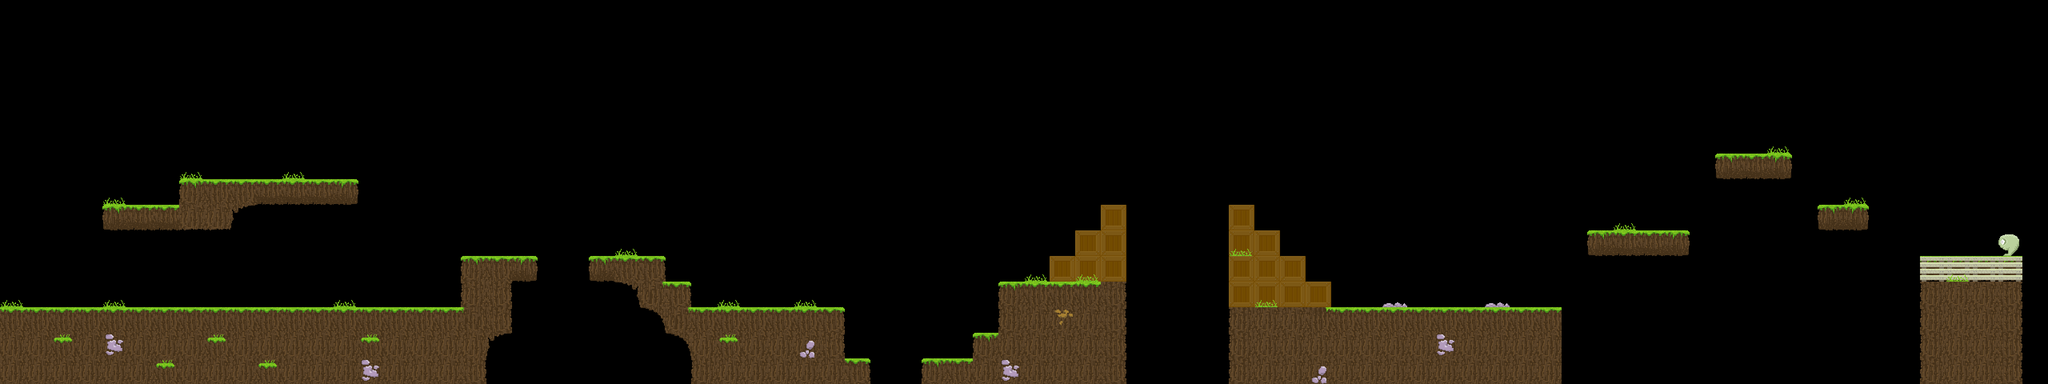

A level layout from a 2D game, rendered from its tile map. Below: a short description, then the map file with its tile-grid data intact:
An orthogonal 80x15 tile map with 64x64 px tiles, 2 tile layers (blockedLayer, backgroundLayer) and 22 objects.

<map version="1.0" orientation="orthogonal" renderorder="right-down" width="80" height="15" tilewidth="64" tileheight="64" nextobjectid="24">
 <tileset firstgid="1" name="tiles" tilewidth="64" tileheight="64" tilecount="64" columns="8">
  <image source="tiles.png" width="512" height="512" />
 </tileset>
 <layer name="blockedLayer" width="80" height="15">
  <data encoding="csv">
0,0,0,0,0,0,0,0,0,0,0,0,0,0,0,0,0,0,0,0,0,0,0,0,0,0,0,0,0,0,0,0,0,0,0,0,0,0,0,0,0,0,0,0,0,0,0,0,0,0,0,0,0,0,0,0,0,0,0,0,0,0,0,0,0,0,0,0,0,0,0,0,0,0,0,0,0,0,0,0,
0,0,0,0,0,0,0,0,0,0,0,0,0,0,0,0,0,0,0,0,0,0,0,0,0,0,0,0,0,0,0,0,0,0,0,0,0,0,0,0,0,0,0,0,0,0,0,0,0,0,0,0,0,0,0,0,0,0,0,0,0,0,0,0,0,0,0,0,0,0,0,0,0,0,0,0,0,0,0,0,
0,0,0,0,0,0,0,0,0,0,0,0,0,0,0,0,0,0,0,0,0,0,0,0,0,0,0,0,0,0,0,0,0,0,0,0,0,0,0,0,0,0,0,0,0,0,0,0,0,0,0,0,0,0,0,0,0,0,0,0,0,0,0,0,0,0,0,0,0,0,0,0,0,0,0,0,0,0,0,0,
0,0,0,0,0,0,0,0,0,0,0,0,0,0,0,0,0,0,0,0,0,0,0,0,0,0,0,0,0,0,0,0,0,0,0,0,0,0,0,0,0,0,0,0,0,0,0,0,0,0,0,0,0,0,0,0,0,0,0,0,0,0,0,0,0,0,0,0,0,0,0,0,0,0,0,0,0,0,0,0,
0,0,0,0,0,0,0,0,0,0,0,0,0,0,0,0,0,0,0,0,0,0,0,0,0,0,0,0,0,0,0,0,0,0,0,0,0,0,0,0,0,0,0,0,0,0,0,0,0,0,0,0,0,0,0,0,0,0,0,0,0,0,0,0,0,0,0,0,0,0,0,0,0,0,0,0,0,0,0,0,
0,0,0,0,0,0,0,0,0,0,0,0,0,0,0,0,0,0,0,0,0,0,0,0,0,0,0,0,0,0,0,0,0,0,0,0,0,0,0,0,0,0,0,0,0,0,0,0,0,0,0,0,0,0,0,0,0,0,0,0,0,0,0,0,0,0,0,0,0,0,0,0,0,0,0,0,0,0,0,0,
0,0,0,0,0,0,0,0,0,0,0,0,0,0,0,0,0,0,0,0,0,0,0,0,0,0,0,0,0,0,0,0,0,0,0,0,0,0,0,0,0,0,0,0,0,0,0,0,0,0,0,0,0,0,0,0,0,0,0,0,0,0,0,0,0,0,0,22,23,63,0,0,0,0,0,0,0,0,0,0,
0,0,0,0,0,0,0,3,1,1,23,23,23,63,0,0,0,0,0,0,0,0,0,0,0,0,0,0,0,0,0,0,0,0,0,0,0,0,0,0,0,0,0,0,0,0,0,0,0,0,0,0,0,0,0,0,0,0,0,0,0,0,0,0,0,0,0,0,0,0,0,0,0,0,0,0,0,0,0,0,
0,0,0,0,22,23,23,10,10,56,0,0,0,0,0,0,0,0,0,0,0,0,0,0,0,0,0,0,0,0,0,0,0,0,0,0,0,0,0,0,0,0,0,7,0,0,0,0,7,0,0,0,0,0,0,0,0,0,0,0,0,0,0,0,0,0,0,0,0,0,0,22,63,0,0,0,0,0,0,0,
0,0,0,0,0,0,0,0,0,0,0,0,0,0,0,0,0,0,0,0,0,0,0,0,0,0,0,0,0,0,0,0,0,0,0,0,0,0,0,0,0,0,7,7,0,0,0,0,7,7,0,0,0,0,0,0,0,0,0,0,0,0,22,23,23,63,0,0,0,0,0,0,0,0,0,0,0,0,52,0,
0,0,0,0,0,0,0,0,0,0,0,0,0,0,0,0,0,0,3,1,63,0,0,22,1,2,0,0,0,0,0,0,0,0,0,0,0,0,0,0,0,7,7,7,0,0,0,0,7,7,7,0,0,0,0,0,0,0,0,0,0,0,0,0,0,0,0,0,0,0,0,0,0,0,0,46,46,46,46,0,
0,0,0,0,0,0,0,0,0,0,0,0,0,0,0,0,0,0,4,6,0,0,0,0,13,61,2,0,0,0,0,0,0,0,0,0,0,0,0,3,1,1,1,6,0,0,0,0,7,7,7,7,0,0,0,0,0,0,0,0,0,0,0,0,0,0,0,0,0,0,0,0,0,0,0,4,5,5,6,0,
1,1,1,1,1,1,1,1,1,1,1,1,1,1,1,1,1,1,62,6,0,0,0,0,0,55,61,1,1,1,1,1,2,0,0,0,0,0,0,4,5,50,5,6,0,0,0,0,4,5,5,30,1,1,1,1,1,1,1,1,1,0,0,0,0,0,0,0,0,0,0,0,0,0,0,4,5,5,6,0,
5,5,28,5,49,5,5,5,28,5,5,5,5,5,28,5,5,5,5,56,0,0,0,0,0,0,55,5,28,5,5,48,11,0,0,0,0,0,3,5,5,5,5,6,0,0,0,0,4,5,5,5,5,5,5,5,49,5,5,5,5,0,0,0,0,0,0,0,0,0,0,0,0,0,0,4,5,5,6,0,
5,5,5,5,5,5,28,5,5,5,28,5,5,5,49,5,5,5,6,0,0,0,0,0,0,0,0,4,5,5,5,5,5,2,0,0,3,1,5,49,5,5,5,6,0,0,0,0,4,5,5,48,5,5,5,5,5,5,5,5,5,0,0,0,0,0,0,0,0,0,0,0,0,0,0,4,5,5,6,0
</data>
 </layer>
 <layer name="backgroundLayer" width="80" height="15">
  <data encoding="csv">
0,0,0,0,0,0,0,0,0,0,0,0,0,0,0,0,0,0,0,0,0,0,0,0,0,0,0,0,0,0,0,0,0,0,0,0,0,0,0,0,0,0,0,0,0,0,0,0,0,0,0,0,0,0,0,0,0,0,0,0,0,0,0,0,0,0,0,0,0,0,0,0,0,0,0,0,0,0,0,0,
0,0,0,0,0,0,0,0,0,0,0,0,0,0,0,0,0,0,0,0,0,0,0,0,0,0,0,0,0,0,0,0,0,0,0,0,0,0,0,0,0,0,0,0,0,0,0,0,0,0,0,0,0,0,0,0,0,0,0,0,0,0,0,0,0,0,0,0,0,0,0,0,0,0,0,0,0,0,0,0,
0,0,0,0,0,0,0,0,0,0,0,0,0,0,0,0,0,0,0,0,0,0,0,0,0,0,0,0,0,0,0,0,0,0,0,0,0,0,0,0,0,0,0,0,0,0,0,0,0,0,0,0,0,0,0,0,0,0,0,0,0,0,0,0,0,0,0,0,0,0,0,0,0,0,0,0,0,0,0,0,
0,0,0,0,0,0,0,0,0,0,0,0,0,0,0,0,0,0,0,0,0,0,0,0,0,0,0,0,0,0,0,0,0,0,0,0,0,0,0,0,0,0,0,0,0,0,0,0,0,0,0,0,0,0,0,0,0,0,0,0,0,0,0,0,0,0,0,0,0,0,0,0,0,0,0,0,0,0,0,0,
0,0,0,0,0,0,0,0,0,0,0,0,0,0,0,0,0,0,0,0,0,0,0,0,0,0,0,0,0,0,0,0,0,0,0,0,0,0,0,0,0,0,0,0,0,0,0,0,0,0,0,0,0,0,0,0,0,0,0,0,0,0,0,0,0,0,0,0,0,0,0,0,0,0,0,0,0,0,0,0,
0,0,0,0,0,0,0,0,0,0,0,0,0,0,0,0,0,0,0,0,0,0,0,0,0,0,0,0,0,0,0,0,0,0,0,0,0,0,0,0,0,0,0,0,0,0,0,0,0,0,0,0,0,0,0,0,0,0,0,0,0,0,0,0,0,0,0,0,0,29,0,0,0,0,0,0,0,0,0,0,
0,0,0,0,0,0,0,29,0,0,0,29,0,0,0,0,0,0,0,0,0,0,0,0,0,0,0,0,0,0,0,0,0,0,0,0,0,0,0,0,0,0,0,0,0,0,0,0,0,0,0,0,0,0,0,0,0,0,0,0,0,0,0,0,0,0,0,0,0,0,0,0,0,0,0,0,0,0,0,0,
0,0,0,0,29,0,0,0,0,0,0,0,0,0,0,0,0,0,0,0,0,0,0,0,0,0,0,0,0,0,0,0,0,0,0,0,0,0,0,0,0,0,0,0,0,0,0,0,0,0,0,0,0,0,0,0,0,0,0,0,0,0,0,0,0,0,0,0,0,0,0,0,29,0,0,0,0,0,0,0,
0,0,0,0,0,0,0,0,0,0,0,0,0,0,0,0,0,0,0,0,0,0,0,0,0,0,0,0,0,0,0,0,0,0,0,0,0,0,0,0,0,0,0,0,0,0,0,0,0,0,0,0,0,0,0,0,0,0,0,0,0,0,0,29,0,0,0,0,0,0,0,0,0,0,0,0,0,0,0,0,
0,0,0,0,0,0,0,0,0,0,0,0,0,0,0,0,0,0,0,0,0,0,0,0,29,0,0,0,0,0,0,0,0,0,0,0,0,0,0,0,0,0,0,0,0,0,0,0,29,0,0,0,0,0,0,0,0,0,0,0,0,0,0,0,0,0,0,0,0,0,0,0,0,0,0,0,0,0,0,0,
0,0,0,0,0,0,0,0,0,0,0,0,0,0,0,0,0,0,0,0,0,0,0,0,0,0,0,0,0,0,0,0,0,0,0,0,0,0,0,0,29,0,29,0,0,0,0,0,0,0,0,0,0,0,0,0,0,0,0,0,0,0,0,0,0,0,0,0,0,0,0,0,0,0,0,0,29,0,0,0,
29,0,0,0,29,0,0,0,0,0,0,0,0,29,0,0,0,0,0,0,0,0,0,0,0,0,0,0,29,0,0,29,0,0,0,0,0,0,0,0,0,0,0,0,0,0,0,0,0,29,0,0,0,0,47,0,0,0,47,0,0,0,0,0,0,0,0,0,0,0,0,0,0,0,0,0,0,0,0,0,
0,0,0,0,0,0,0,0,0,0,0,0,0,0,0,0,0,0,0,0,0,0,0,0,0,0,0,0,0,0,0,0,0,0,0,0,0,0,0,0,0,0,0,0,0,0,0,0,0,0,0,0,0,0,0,0,0,0,0,0,0,0,0,0,0,0,0,0,0,0,0,0,0,0,0,0,0,0,0,0,
0,0,0,0,0,0,0,0,0,0,0,0,0,0,0,0,0,0,0,0,0,0,0,0,0,0,0,0,0,0,0,0,0,0,0,0,0,0,0,0,0,0,0,0,0,0,0,0,0,0,0,0,0,0,0,0,0,0,0,0,0,0,0,0,0,0,0,0,0,0,0,0,0,0,0,0,0,0,0,0,
0,0,0,0,0,0,0,0,0,0,0,0,0,0,0,0,0,0,0,0,0,0,0,0,0,0,0,0,0,0,0,0,0,0,0,0,0,0,0,0,0,0,0,0,0,0,0,0,0,0,0,0,0,0,0,0,0,0,0,0,0,0,0,0,0,0,0,0,0,0,0,0,0,0,0,0,0,0,0,0
</data>
 </layer>
 <objectgroup name="collectibles">
  <object id="1" gid="51" x="4736" y="576" width="64" height="64" />
  <object id="3" gid="51" x="4352" y="320" width="64" height="64" />
  <object id="4" gid="51" x="4096" y="512" width="64" height="64" />
  <object id="5" gid="51" x="3840" y="576" width="64" height="64" />
  <object id="6" gid="51" x="3264" y="576" width="64" height="64" />
  <object id="7" gid="51" x="3456" y="704" width="64" height="64" />
  <object id="8" gid="51" x="3648" y="448" width="64" height="64" />
  <object id="9" gid="51" x="2624" y="512" width="64" height="64" />
  <object id="10" gid="51" x="2944" y="384" width="64" height="64" />
  <object id="11" gid="51" x="2880" y="384" width="64" height="64" />
  <object id="12" gid="51" x="2496" y="640" width="64" height="64" />
  <object id="13" gid="51" x="1984" y="704" width="64" height="64" />
  <object id="14" gid="51" x="1792" y="704" width="64" height="64" />
  <object id="15" gid="51" x="1344" y="384" width="64" height="64" />
  <object id="16" gid="51" x="960" y="704" width="64" height="64" />
  <object id="17" gid="51" x="768" y="704" width="64" height="64" />
  <object id="18" gid="51" x="576" y="704" width="64" height="64" />
  <object id="19" gid="51" x="704" y="384" width="64" height="64" />
  <object id="20" gid="51" x="512" y="384" width="64" height="64" />
  <object id="21" gid="51" x="320" y="448" width="64" height="64" />
  <object id="22" gid="51" x="1408" y="384" width="64" height="64" />
  <object id="23" gid="51" x="4544" y="448" width="64" height="64" />
 </objectgroup>
</map>
